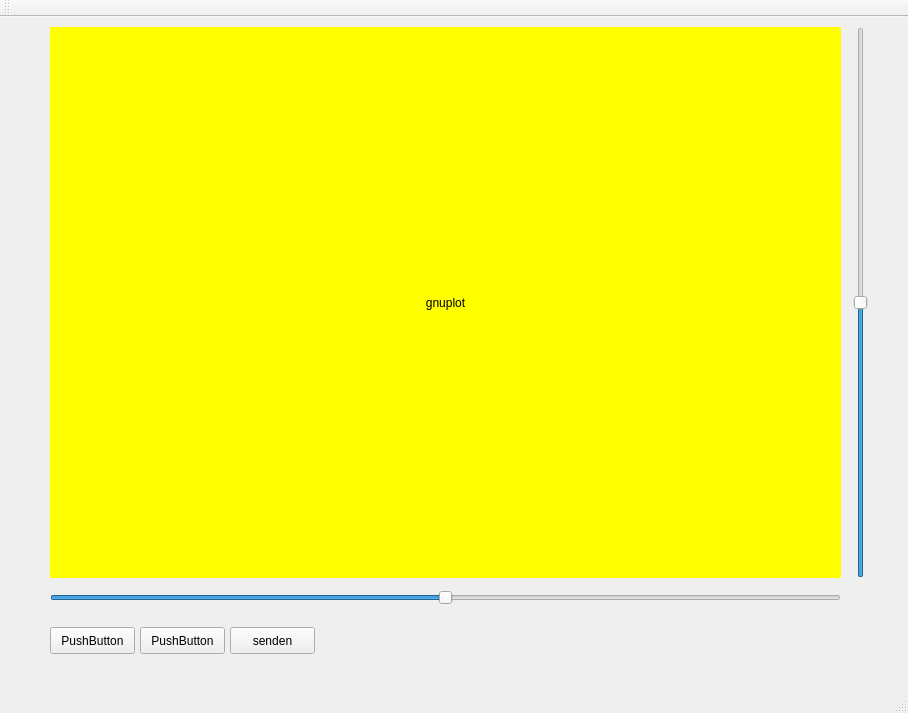
<?xml version="1.0" encoding="UTF-8"?>
<ui version="4.0">
 <class>MainWindow</class>
 <widget class="QMainWindow" name="MainWindow">
  <property name="geometry">
   <rect>
    <x>0</x>
    <y>0</y>
    <width>908</width>
    <height>713</height>
   </rect>
  </property>
  <property name="windowTitle">
   <string>MainWindow</string>
  </property>
  <widget class="QWidget" name="centralWidget">
   <widget class="QPushButton" name="pushButton">
    <property name="geometry">
     <rect>
      <x>50</x>
      <y>610</y>
      <width>85</width>
      <height>27</height>
     </rect>
    </property>
    <property name="text">
     <string>PushButton</string>
    </property>
   </widget>
   <widget class="QPushButton" name="pushButton_2">
    <property name="geometry">
     <rect>
      <x>140</x>
      <y>610</y>
      <width>85</width>
      <height>27</height>
     </rect>
    </property>
    <property name="text">
     <string>PushButton</string>
    </property>
   </widget>
   <widget class="QPushButton" name="sendButton">
    <property name="geometry">
     <rect>
      <x>230</x>
      <y>610</y>
      <width>85</width>
      <height>27</height>
     </rect>
    </property>
    <property name="text">
     <string>senden</string>
    </property>
   </widget>
   <widget class="Gnuplot" name="gnuplot">
    <property name="geometry">
     <rect>
      <x>50</x>
      <y>10</y>
      <width>791</width>
      <height>551</height>
     </rect>
    </property>
    <property name="autoFillBackground">
     <bool>false</bool>
    </property>
    <property name="styleSheet">
     <string notr="true">background-color: rgb(255, 255, 0);</string>
    </property>
    <property name="text">
     <string>gnuplot</string>
    </property>
    <property name="alignment">
     <set>Qt::AlignCenter</set>
    </property>
   </widget>
   <widget class="QSlider" name="horizontalSlider">
    <property name="geometry">
     <rect>
      <x>50</x>
      <y>570</y>
      <width>791</width>
      <height>21</height>
     </rect>
    </property>
    <property name="maximum">
     <number>180</number>
    </property>
    <property name="value">
     <number>90</number>
    </property>
    <property name="orientation">
     <enum>Qt::Horizontal</enum>
    </property>
   </widget>
   <widget class="QSlider" name="verticalSlider">
    <property name="geometry">
     <rect>
      <x>850</x>
      <y>10</y>
      <width>21</width>
      <height>551</height>
     </rect>
    </property>
    <property name="maximum">
     <number>180</number>
    </property>
    <property name="value">
     <number>90</number>
    </property>
    <property name="orientation">
     <enum>Qt::Vertical</enum>
    </property>
   </widget>
  </widget>
  <widget class="QMenuBar" name="menuBar">
   <property name="geometry">
    <rect>
     <x>0</x>
     <y>0</y>
     <width>908</width>
     <height>27</height>
    </rect>
   </property>
  </widget>
  <widget class="QToolBar" name="mainToolBar">
   <attribute name="toolBarArea">
    <enum>TopToolBarArea</enum>
   </attribute>
   <attribute name="toolBarBreak">
    <bool>false</bool>
   </attribute>
  </widget>
  <widget class="QStatusBar" name="statusBar"/>
 </widget>
 <layoutdefault spacing="6" margin="11"/>
 <customwidgets>
  <customwidget>
   <class>Gnuplot</class>
   <extends>QLabel</extends>
   <header>gnuplot.h</header>
  </customwidget>
 </customwidgets>
 <resources/>
 <connections/>
</ui>
